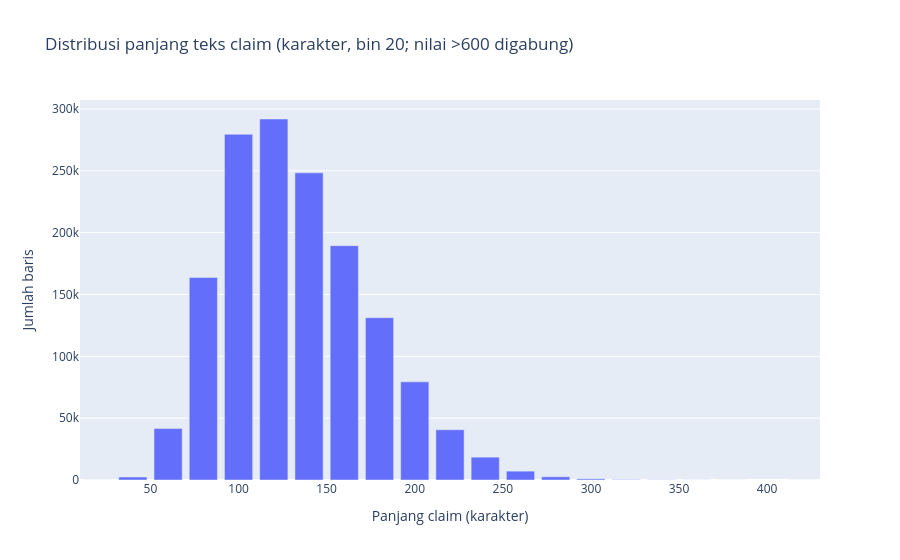
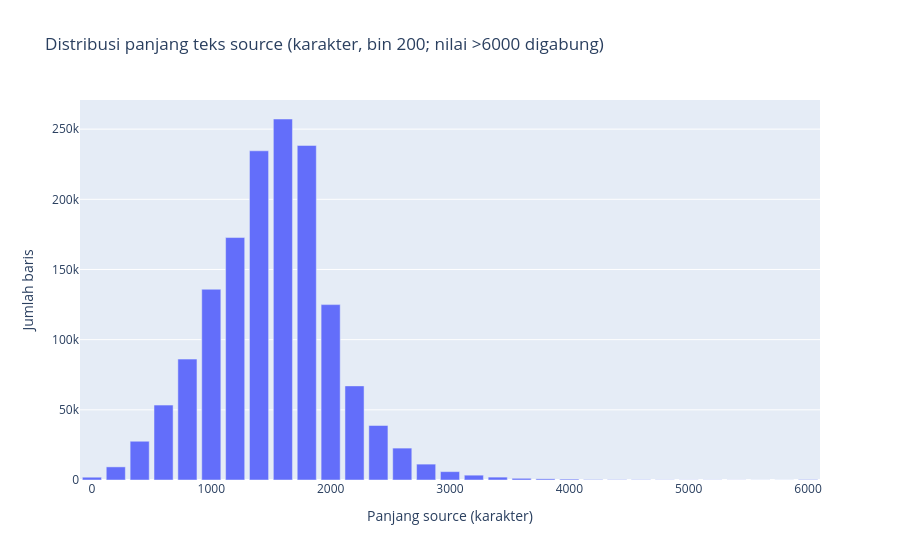

Notebook code for these charts, in order:
### Markdown cell above
## Visualisasi 4 dan 5: Distribusi Panjang Teks

Panjang karakter `claim` dan `source`. Data dikelompokkan (binning) di Polars lebih dulu agar grafik interaktif tetap ringan, tidak mengirim 1,5 juta titik ke browser.

### Code cell
panjang = lf.select(
    pl.col('claim').str.len_chars().alias('panjang_claim'),
    pl.col('source').str.len_chars().alias('panjang_source'),
).collect(engine='streaming')


def histogram_biner(kolom, lebar, batas_atas):
    return (
        panjang.select(((pl.col(kolom).clip(upper_bound=batas_atas) // lebar) * lebar).alias('mulai'))
        .group_by('mulai').agg(pl.len().alias('jumlah')).sort('mulai')
    )


fig4 = px.bar(
    histogram_biner('panjang_claim', 20, 600), x='mulai', y='jumlah',
    title='Distribusi panjang teks claim (karakter, bin 20; nilai >600 digabung)',
    labels={'mulai': 'Panjang claim (karakter)', 'jumlah': 'Jumlah baris'},
)
fig4.show()

fig5 = px.bar(
    histogram_biner('panjang_source', 200, 6000), x='mulai', y='jumlah',
    title='Distribusi panjang teks source (karakter, bin 200; nilai >6000 digabung)',
    labels={'mulai': 'Panjang source (karakter)', 'jumlah': 'Jumlah baris'},
)
fig5.show()

panjang.describe()

### Figure 1 — Plotly figure (JSON) as saved in the notebook; plotly's stock layout.template omitted (floating-point values rounded to 4 significant figures)
{"data": [{"hovertemplate": "Panjang claim (karakter)=%{x}<br>Jumlah baris=%{y}<extra></extra>", "legendgroup": "", "marker": {"color": "#636efa", "pattern": {"shape": ""}}, "name": "", "orientation": "v", "showlegend": false, "textposition": "auto", "type": "bar", "x": [20, 40, 60, 80, 100, 120, 140, 160, 180, 200, 220, 240, 260, 280, 300, 320, 340, 360, 380, 420], "xaxis": "x", "y": [8, 2406, 41592, 163737, 279555, 291922, 248370, 189474, 131254, 79362, 40615, 18465, 7165, 2597, 948, 314, 119, 36, 8, 5], "yaxis": "y"}], "layout": {"barmode": "relative", "legend": {"tracegroupgap": 0}, "title": {"text": "Distribusi panjang teks claim (karakter, bin 20; nilai >600 digabung)"}, "xaxis": {"anchor": "y", "domain": [0.0, 1.0], "title": {"text": "Panjang claim (karakter)"}}, "yaxis": {"anchor": "x", "domain": [0.0, 1.0], "title": {"text": "Jumlah baris"}}}}

### Figure 2 — Plotly figure (JSON) as saved in the notebook; plotly's stock layout.template omitted (floating-point values rounded to 4 significant figures)
{"data": [{"hovertemplate": "Panjang source (karakter)=%{x}<br>Jumlah baris=%{y}<extra></extra>", "legendgroup": "", "marker": {"color": "#636efa", "pattern": {"shape": ""}}, "name": "", "orientation": "v", "showlegend": false, "textposition": "auto", "type": "bar", "x": [0, 200, 400, 600, 800, 1000, 1200, 1400, 1600, 1800, 2000, 2200, 2400, 2600, 2800, 3000, 3200, 3400, 3600, 3800, 4000, 4200, 4400, 4600, 4800, 5000, 5200, 5400, 5600, 5800, 6000], "xaxis": "x", "y": [1991, 9351, 27619, 53367, 86139, 135924, 172752, 234565, 257221, 238382, 124961, 67058, 38837, 22731, 11312, 5964, 3451, 2050, 1208, 832, 643, 312, 226, 196, 142, 105, 112, 76, 51, 50, 324], "yaxis": "y"}], "layout": {"barmode": "relative", "legend": {"tracegroupgap": 0}, "title": {"text": "Distribusi panjang teks source (karakter, bin 200; nilai >6000 digabung)"}, "xaxis": {"anchor": "y", "domain": [0.0, 1.0], "title": {"text": "Panjang source (karakter)"}}, "yaxis": {"anchor": "x", "domain": [0.0, 1.0], "title": {"text": "Jumlah baris"}}}}
